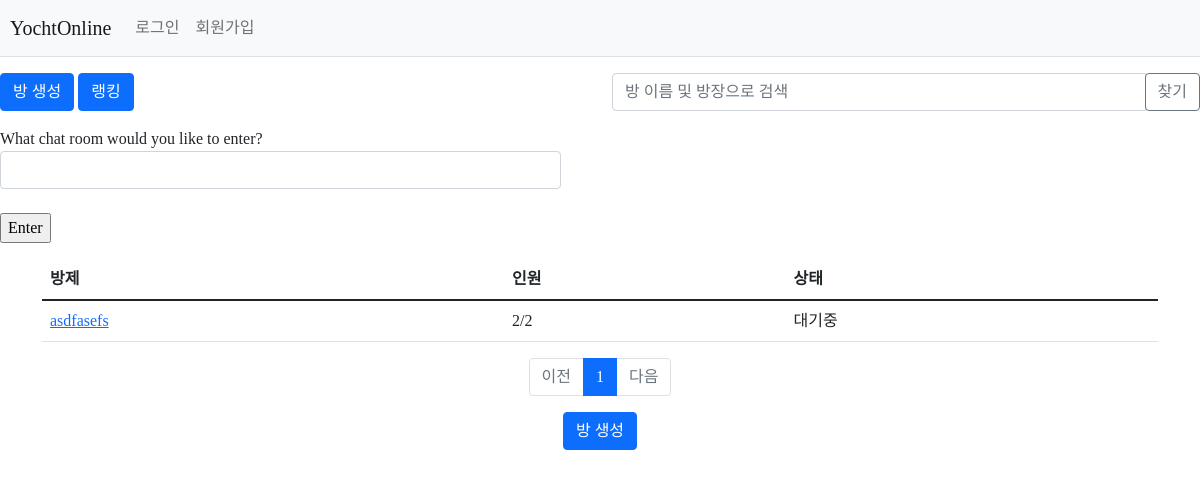
/chat/, run on an earlier commit of the app's database.
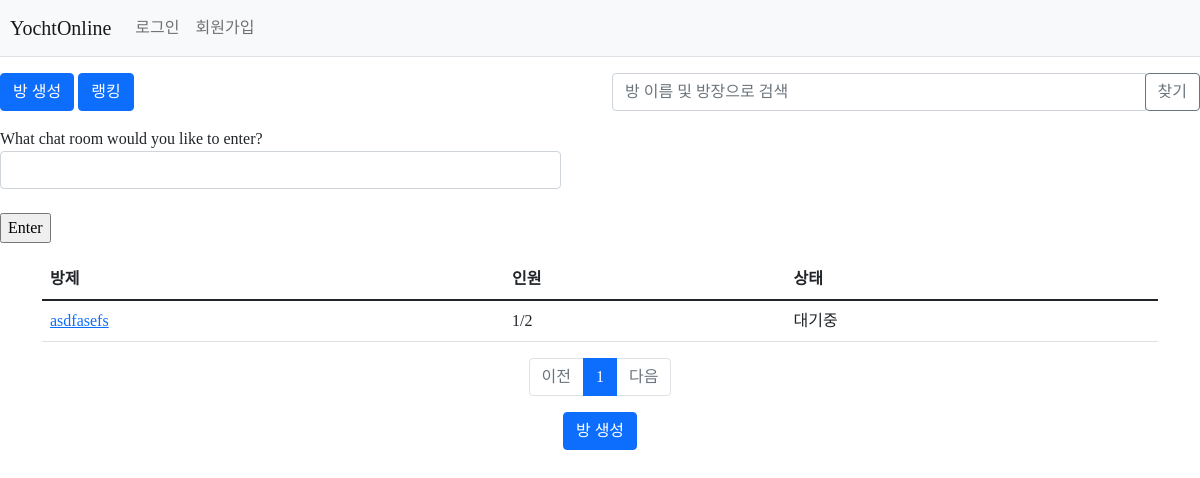
And on a later commit of the database.
### chat/models.py (models this page shows, shortened)
class GameRoom(models.Model):
    room_name = models.CharField(max_length=50)
    room_url = models.CharField(max_length=50)
    host = models.CharField(max_length=50)
    people_num = models.IntegerField(default=0) #player_num
    is_start = models.BooleanField(default=False)

### chat/views.py (the view)
# urls.py: path('', views.index, name='index'),
def index(request):
    '''Game_room 목록 출력'''
    if request.user.is_authenticated == True:
        player = User.objects.get(username = request.user.username)
        if GameAttend.objects.filter(user = player).exists() == True:
            game_room = GameAttend.objects.get(user = player).gameroom
            return redirect('chat:exit_room', room_name=game_room.room_url)
    page = request.GET.get('page', '1') #페이지
    kw = request.GET.get('kw', '')  # 검색어
    game_room_list = GameRoom.objects.order_by('is_start', '-id') #and GameRoom.objects.order_by('-id')
    if kw:
        game_room_list = (
            game_room_list.filter(room_name__icontains=kw) |
            game_room_list.filter(host__icontains=kw)
        ).distinct()
    paginator = Paginator(game_room_list, 20) # 페이지당 10개씩 보여 주기, question_list를 페이지 객체 paginator로 변환
    page_obj = paginator.get_page(page) # 페이징 구현에 사용한 Paginator클래스, 기본적으로 다양한 속성을 가짐 P.133
    print('여기는 실행?')
    context = {'game_room_list': page_obj, 'page': page, 'kw': kw}
    return render(request, 'chat/index.html', context)

### templates/chat/index.html (shortened to what the changed rows need)
{% extends 'base.html' %}
{% load chat_filter %}
{% block content %}
    <div class="container my-3">
        <table class="table">
            <thead>
            <tr class="thead-dark">
                <th>방제</th>
                <th>인원</th>
                <th>상태</th>
            </tr>
            </thead>
            <tbody>
            {% if game_room_list %}
            {% for game_room in game_room_list %}
            {% if game_room.is_start == False %}
            <tr>
            {% else %}
            <tr class="table-primary">
            {% endif %}
                <td>
                    <a href="{% url 'chat:waiting_room' game_room.room_url %}">
                        {{ game_room.room_name }}
                    </a>
                </td>
                <td>
                    {{ game_room.people_num }}/2
                </td>
                <td>
                    {% if game_room.is_start == False %}
                    대기중
                    {% else %}
                    게임중
                    {% endif %}
                </td>
            </tr>
            {% endfor %}
            {% else %}
            <tr>
                <td colspan="3">방이 존재하지 않습니다.</td>
            </tr>
            {% endif %}
            </tbody>
        </table>
    </div>
{% endblock %}

What changed in the data, as far as the page shows it:
changed GameRoom "asdfasefs": people_num "2" → "1"
